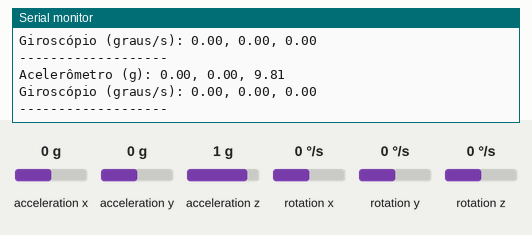
A sketch run on a simulated Arduino Uno, built with avr-gcc and run on an emulated ATmega328P. On the bench: the last lines printed to the serial monitor. Inputs (shaded band) come from the test bench; at power-on: acceleration x 0 g, acceleration y 0 g, acceleration z 1 g, rotation x 0 °/s, rotation y 0 °/s, rotation z 0 °/s.

Above: at 1.2 s.
1.3 s: acceleration x set to -1.4 g
At 2.15 s:
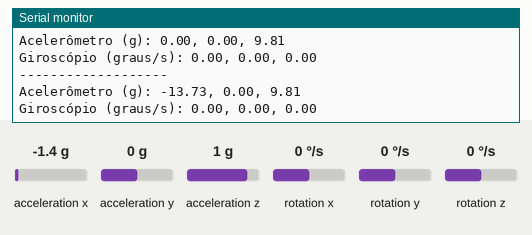
2.8 s: acceleration y set to -1.4 g
At 3.6 s:
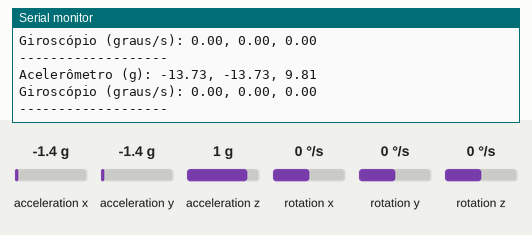
4.3 s: acceleration z set to -1.4 g
At 5.7 s:
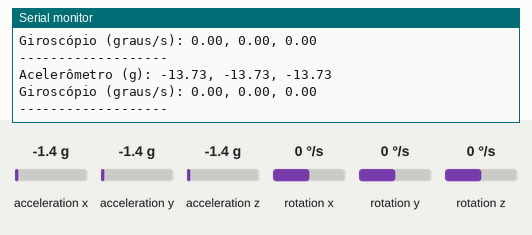
5.8 s: rotation x set to -192 °/s
At 7.1 s:
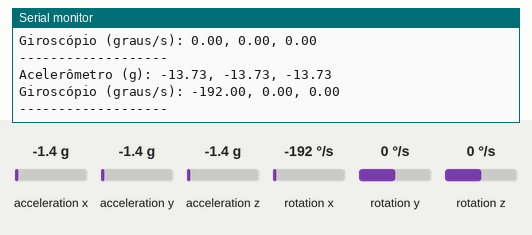
7.3 s: rotation y set to -192 °/s
At 8.2 s:
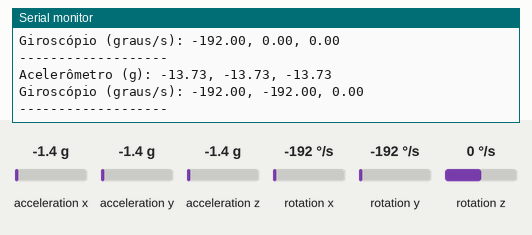

The sketch:

leitura_basica.ino
```cpp
#include <Wire.h>
#include <MPU6050.h>

#define CONVERT_G_TO_MS2    9.80665f

MPU6050 mpu;

void setup() {
  Serial.begin(9600);
  Wire.begin();
  mpu.initialize();
}


void loop() {
  // Ler os dado de acelerômetro e giroscípio
  int16_t ax, ay, az, gx, gy, gz;
  mpu.getMotion6(&ax, &ay, &az, &gx, &gy, &gz);

  // Converter valores brutos em unidades significativas
  float accelX_g = ax / 16384.0; // multiplo de g
  float accelY_g = ay / 16384.0; // multiplo de g
  float accelZ_g = az / 16384.0; // multiplo de g
  float accelX = accelX_g * CONVERT_G_TO_MS2; // m/s²
  float accelY = accelY_g * CONVERT_G_TO_MS2; // m/s²
  float accelZ = accelZ_g * CONVERT_G_TO_MS2; // m/s²
  float gyroX = gx / 131.0;   // (graus/s)
  float gyroY = gy / 131.0;   // (graus/s)
  float gyroZ = gz / 131.0;   // (graus/s)


  // Imprimir os valores
  Serial.print("Acelerômetro (g): ");
  Serial.print(accelX);
  Serial.print(", ");
  Serial.print(accelY);
  Serial.print(", ");
  Serial.println(accelZ);

  Serial.print("Giroscópio (graus/s): ");
  Serial.print(gyroX);
  Serial.print(", ");
  Serial.print(gyroY);
  Serial.print(", ");
  Serial.println(gyroZ);

  Serial.println("-------------------");

  delay(1000); // atraso em 1 segundo
}
```

Measured:
- after the input at 1.3 s, the serial monitor: prints a new line after 0.78 s (image 1)
- after the input at 2.8 s, the serial monitor: prints a new line after 0.32 s (image 2)
- after the input at 4.3 s, the serial monitor: prints a new line after 0.91 s (image 3)
- after the input at 5.8 s, the serial monitor: prints a new line after 0.50 s (image 4)
- after the input at 7.3 s, the serial monitor: prints a new line after 0.05 s (image 5)
